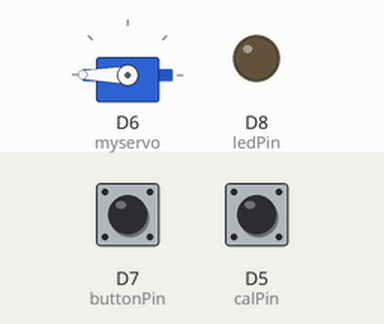
A sketch run on a simulated ESP8266 (NodeMCU). Shown: servo, output pins drawn as LEDs (lit = HIGH). The test bench sets the inputs (shaded band); at power-on: D7 (buttonPin) HIGH, D5 (calPin) HIGH. WiFi joins after 1.5 s; servers stay silent unless stated; what the sketch prints to the serial monitor is not drawn.

Above: at 2.7 s.
2.8 s: D7 (buttonPin) pulled LOW for 3.2 s
At 9.1 s:
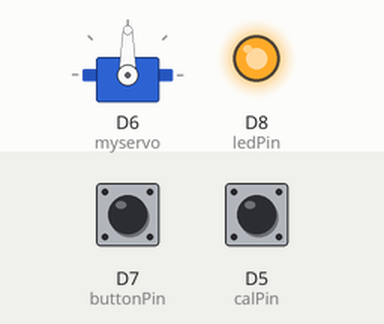
9.2 s: D7 (buttonPin) pulled LOW for 0.75 s
At 11.2 s:
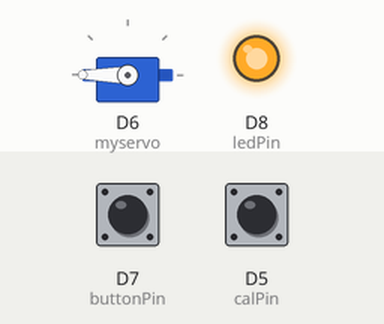
13.2 s: D7 (buttonPin) pulled LOW for 1 s
17.4 s: D7 (buttonPin) driven LOW
At 22.7 s:
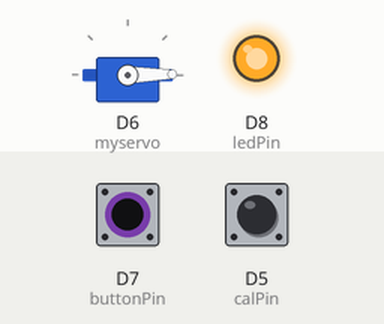
Timing chart, 0 to 24.2 s (numbered marks = the images above; inputs shaded):
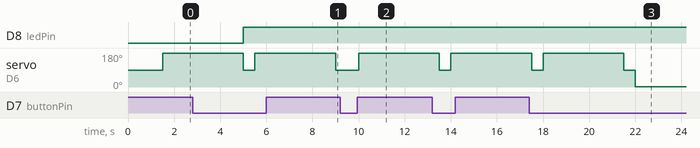

The sketch:

Refill.ino
```cpp
#include "Arduino.h"
#include <Servo.h> //Servo library
#include <ESP8266WiFi.h>

// servo object to control a servo
Servo myservo;

int pos=1; // variable to store the servo position
int rotate=1000; //variable to store the servo rotation time

const int buttonPin = D7; // the number of the pushbutton pin
int buttonState = 0; //variable for reading the pushbutton status

const int calPin = D5; // the number of the recalibration click switch pin
const int ledPin = D8;

// Time server code
const char *ssid = "Internet_kot";
const char *password = "teunsiem";

boolean isRotated = false;

enum States { firebase_observe, refill, fetch};
States currentState = refill;

int numberOfCompartmentsToFill = 5;
int currentCompartment = 0;

void setup() {
  // initialize serial communication:
  Serial.begin(115200);

  WiFi.begin(ssid, password);

  while ( WiFi.status() != WL_CONNECTED ) {
    delay ( 500 );
    Serial.print ( "." );
  }

  Serial.println("Connected!");

  myservo.attach(D6);

  //initialize the pushbutton and calibration pin as an input:
  pinMode(buttonPin, INPUT);
  pinMode(calPin, INPUT);

  pinMode(A0, INPUT);
  pinMode(D8, OUTPUT);

}

void loop() {
  if (currentState == firebase_observe) {
    Serial.println("Firebase Observe");

  } else if (currentState == refill) {
    Serial.println("REFILL STATE");

    if (currentCompartment < numberOfCompartmentsToFill) {
      if (!isRotated) {
        //Activate motor to go to specific compartment
        myservo.write(180);
        delay(rotate * 3.5);                // the servo will continue to rotate at this speed for 'rotate' seconds
        myservo.write(90);
        isRotated = true;
      }

      // turn on the light of the button
      digitalWrite(D8, HIGH);

      // read the state of the pushbutton value:
      buttonState = digitalRead(buttonPin);

      // if button is pressed
      if (buttonState == LOW) {
        Serial.println("Button is pressed");

        isRotated = false;
        currentCompartment++;
      }

    } else {
      // Calibrate the system by rotating until the calibration click switch is pressed
      buttonState = digitalRead(calPin);
      while (buttonState == HIGH) {
        Serial.println("calibrating");
        myservo.write(1);         // tell servo to rotate at speed 'pos'
        delay(5);                   // rotate for 5 ms and then read value again
        buttonState = digitalRead(calPin);
      }

      myservo.write(90);
      digitalWrite(D8, LOW);
      currentState = firebase_observe;
      currentCompartment = 0;
      isRotated = false;
    }


  } else if (currentState == fetch) {
    Serial.println("FETCH STATE");

    if (!isRotated) {
      //Activate motor to go to specific compartment
      myservo.write(180);
      //myservo.write(pos);           // tell servo to go to rotate at speed written in variable 'pos'
      delay(rotate * 3.5);                // the servo will continue to rotate at this speed for 'rotate' seconds
      myservo.write(90);
      isRotated = true;
    }

    // turn on the light of the button
    digitalWrite(D8, HIGH);

    // read the state of the pushbutton value:
    buttonState = digitalRead(buttonPin);

    // if button is  pressed
    if (buttonState == LOW) {
      Serial.println("Button is pressed");

      // Calibrate the system by rotating until the calibration click switch is pressed
      buttonState = digitalRead(calPin);
      while (buttonState == HIGH) {
        Serial.println("calibrating");
        myservo.write(1);         // tell servo to rotate at speed 'pos'
        delay(5);                   // rotate for 5 ms and then read value again
        buttonState = digitalRead(calPin);
      }

      myservo.write(90);
      digitalWrite(D8, LOW);
      currentState = firebase_observe;
      isRotated = false;
    }
  }
  delay(500);                //delay in between for stability
}
```

Measured:
- after the input at 9.2 s, servo on D6 (myservo): 90° → 180° after 0.80 s
